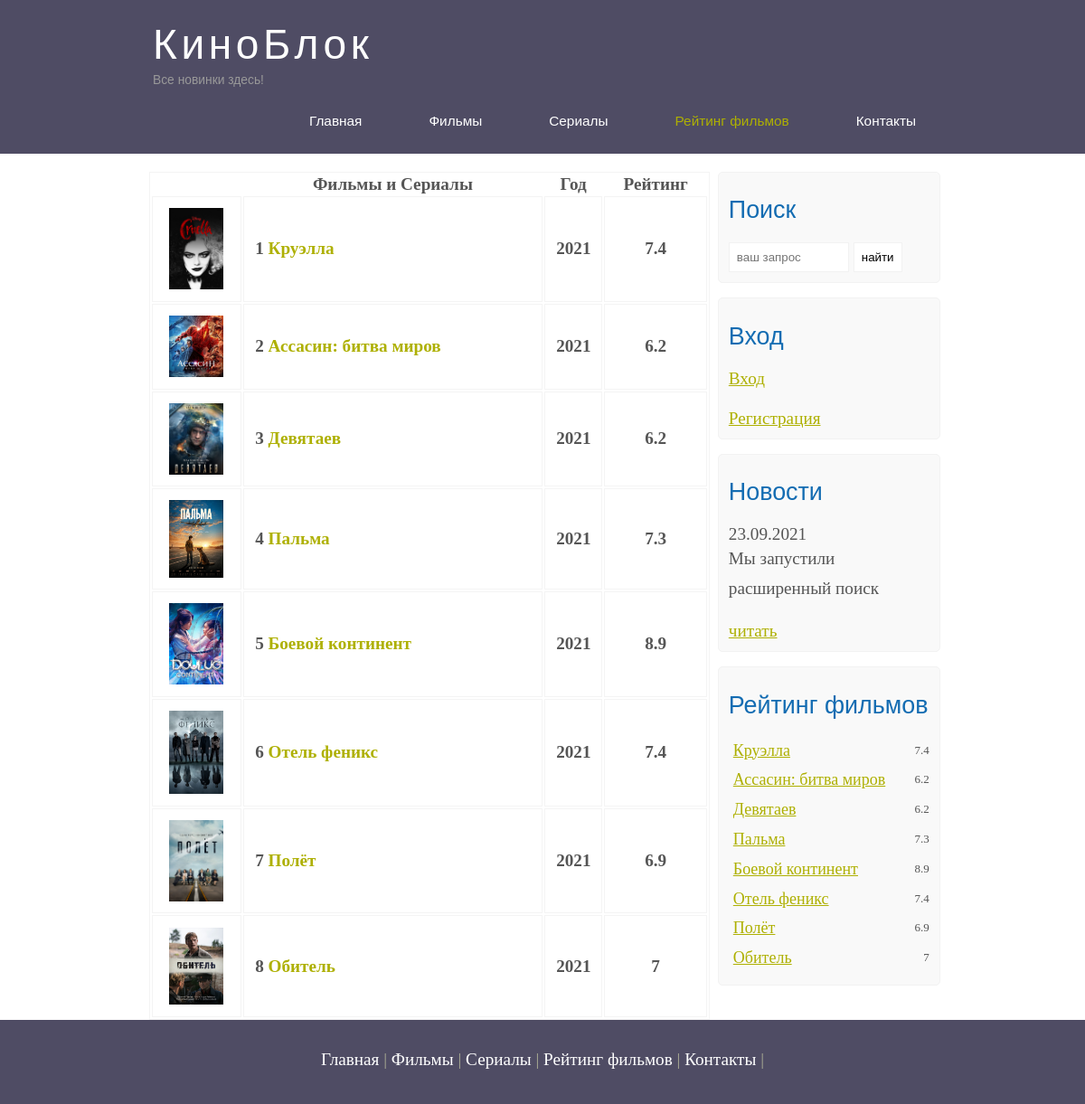
The app's page /rating.php with its own data.
### tables this page shows
CREATE TABLE `header` (
  `id` int NOT NULL,
  `title` varchar(50) NOT NULL,
  `linktitle` varchar(100) NOT NULL,
  `page` varchar(50) NOT NULL
);

CREATE TABLE `main` (
  `post_id` int NOT NULL,
  `img` varchar(50) NOT NULL,
  `name` varchar(500) NOT NULL,
  `content` varchar(2500) NOT NULL,
  `video` varchar(500) NOT NULL,
  `rating` float NOT NULL,
  `year` year NOT NULL,
  `producer` varchar(250) NOT NULL,
  `type` varchar(50) NOT NULL
);

### rating.php (the view, shortened to what this page needs)
<?php
  include "bd.php";
  $result = mysqli_query($mysqli, 'SELECT * FROM main');
  $rows = mysqli_fetch_all($result, MYSQLI_ASSOC);
?>
<!DOCTYPE html>
<html lang="ru">
<head>
  <link rel="stylesheet" href="style.css">
</head>
<body>
<div class="main">
  <?php
    $page = 'rating';
    include "header.php";
  ?>
  <div class="site_content">
    <div class="sidebar_container">
  <?php
    include "query.php";
  ?>
  <?php
    include "entry.php";
  ?>
  <?php
    include "anonsnews.php";
  ?>
  <?php
    include "ratingmain.php";
  ?>
    <div class="content">
      <table class="rating">
        <tr>
          <th></th>
          <th>Фильмы и Сериалы</th>
          <th class="center">Год</th>
          <th class="center">Рейтинг</th>
        </tr>
      <?php foreach($rows as $row):?>
        <tr>
          <td class="center"><img src="img/<?php echo $row['img'];?>"></td>
          <td><?php echo $row['post_id'];?> <a href="/page.php?id=<?php echo $row['post_id'];?>"><?php echo $row['name'];?></a></td>
          <td class="center"><?php echo $row['year'];?></td>
          <td class="center rating"><?php echo $row['rating'];?></td>
        </tr>
      <?php endforeach;?>
      </table>
    </div>
  </div>
  <?php
    include "footer.php";
  ?>
  </div>
</body>
</html>

### header.php (shortened to what this page needs)
<?php
  include "bd.php";
  $result5 = mysqli_query($mysqli, 'SELECT * FROM header');
  $rows5 = mysqli_fetch_all($result5, MYSQLI_ASSOC);
?>
<div class="header">
  <div class="logo">
    <div class="logo_text">
      <h1><a href="/">КиноБлок</a></h1>
      <h2>Все новинки здесь!</h2>
    </div>
  </div>
  <div class="menubar">
    <ul class="menu">
    <?php foreach($rows5 as $row5):?>
      <li <?php echo ($page == $row5['page'] ? "class = selected" : "")?>><a href="<?php echo $row5['linktitle'];?>"><?php echo $row5['title'];?></a></li>
    <?php endforeach;?>
    </ul>
  </div>
</div>

### ratingmain.php (shortened to what this page needs)
<?php
  include "bd.php";
  $result_main = mysqli_query($mysqli, 'SELECT * FROM main');
  $rows_main = mysqli_fetch_all($result_main, MYSQLI_ASSOC);
?>
<div class="sidebar">
  <h2>Рейтинг фильмов</h2>
    <ul>
    <?php foreach($rows_main as $row_main):?>
      <li><a class="link_sidebar" href="/page.php?id=<?php echo $row_main['post_id'];?>"><?php echo $row_main['name'];?></a><span class="rating_sidebar"><?php echo $row_main['rating'];?></span></li>
    <?php endforeach;?>
    </ul>
  </div>
</div>

### style.css (style rules this page uses)
* { margin: 0; padding: 0; }
body { font-size: 1.2em; background-color: #fff; color: #555; }
h1, h2 { font: normal 170% 'century gothic', arial; margin: 0 0 15px 0; padding: 15px 0 5px 0; color: #000; }
h2 { font-size: 140%; }
a, a:hover { outline: none; text-decoration: underline; color: #aeb002; }
ul { margin: 2px 0 22px 17px; }
ul li { margin: 0 0 6px 0; padding: 0 0 4px 5px; line-height: 1.5em; }
.header { background-color: rgb(79, 76, 100); height: 170px; font-size: 0.8em; margin-left: 0px; margin-right: 0px; min-width: 900px; }
.main, .logo, .menubar, .site_content, .footer { margin-left: auto; margin-right: auto; }
.logo { width: 880px; padding-bottom: 20px; }
.logo h1, .logo h2 { font: normal 300% 'century gothic', arial, sans-serif; margin: 0 0 0 9px; }
.logo_text h1, .logo_text h1 a, .logo_text h1 a:hover { padding: 22px 0 0 0; color: #fff; letter-spacing: 0.1em; text-decoration: none; }
.logo_text h2 { font-size: 0.9em; padding: 4px 0 0 0; color: #999; }
.menubar { width: 900px; height: 46px; }
ul.menu { float: right; }
ul.menu li { float: left; padding: 0 0 0 9px; list-style: none; margin: 1px 2px 0 0; }
ul.menu li a { font: normal 100% 'trebuchet ms', sans-serif; display: block; height: 20px; padding: 6px 35px 5px 28px; color: #fff; text-decoration: none; }
ul.menu li.selected a { color: #aeb002; }
.site_content { width: 880px; overflow: hidden; margin: 20px auto 0 auto; background-color: white; }
.sidebar_container { float: right; width: 224px; }
.sidebar { float: right; width: 222px; padding: 5%; margin: 0 0 16px 0; border: solid 1px #f2f2f2; border-radius: 5px; background-color: #f9f9f9; }
.sidebar h2 { color: #136cb2; }
.sidebar ul { margin: 0; }
.sidebar ul li { list-style-type: none; margin: 0 0 0 0; }
.sidebar .rating_sidebar { float: right; }
.rating_sidebar { font-size: 13px; }
.link_sidebar { font-size: 18px; }
.content { height: 100%; width: 620px; padding: 0 0 0 5px; float: left; }
.content a { text-decoration: none; }
table { width: 100%; border: solid 1px #f4f4f4; }
td { padding: 2%; border: solid 1px #f4f4f4; }
td img { width: 60px; vertical-align: middle; }
.center { text-align: center; }
.rating { font-weight: bold; }

### records on screen
header: title "Главная"
header: title "Фильмы"
header: title "Сериалы"
header: title "Рейтинг фильмов"
header: title "Контакты"
main: name "Круэлла", rating "7.4", img (picture), post_id "1", year "2021"
main: name "Ассасин: битва миров", rating "6.2", img (picture), post_id "2", year "2021"
main: name "Девятаев", rating "6.2", img (picture), post_id "3", year "2021"
main: name "Пальма", rating "7.3", img (picture), post_id "4", year "2021"
main: name "Боевой континент", rating "8.9", img (picture), post_id "5", year "2021"
main: name "Отель феникс", rating "7.4", img (picture), post_id "6", year "2021"
main: name "Полёт", rating "6.9", img (picture), post_id "7", year "2021"
main: name "Обитель", rating "7", img (picture), post_id "8", year "2021"
